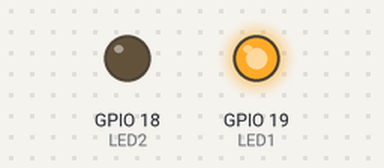
Simulated run of this sketch. Board: ESP32. On the bench: output pins drawn as LEDs (lit = HIGH).

Above: at 0.05 s.
At 1.1 s:
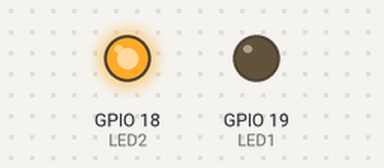
At 6.1 s:
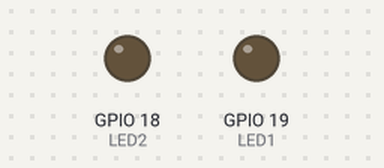
Timing chart, 0 to 8.6 s (numbered marks = the images above):
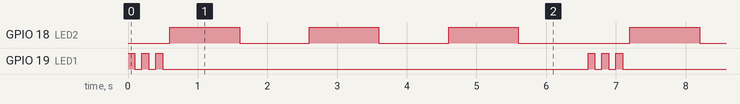

Measured:
- by itself, GPIO 18 (LED2): repeats every 6.6 s: 2 × (LOW 1.0 s, HIGH 1.0 s), LOW 1.6 s, HIGH 1.0 s
- by itself, GPIO 19 (LED1): repeats every 6.6 s: 2 × (LOW 0.10 s, HIGH 0.10 s), LOW 6.1 s, HIGH 0.10 s
- by itself, everything shown: repeats every 6.6 s, in 8 steps

The sketch:

Aula02_Funcoes.ino
```cpp
#define LED1 19
#define LED2 18

int i=0;
int j=0;

void setup() {
  pinMode(LED1, OUTPUT);
  pinMode(LED2, OUTPUT);
}

void rapido(){
  digitalWrite(LED1, HIGH);
  delay(100);
  digitalWrite(LED1, LOW);
  delay(100);
}

void lento(){
  digitalWrite(LED2, HIGH);
  delay(1000);
  digitalWrite(LED2, LOW);
  delay(1000);
}

void loop() {
  for(i=0; i<3; i++){
      rapido();
    }
  for(j=0; j<3; j++){
    lento();
  }
}
```
